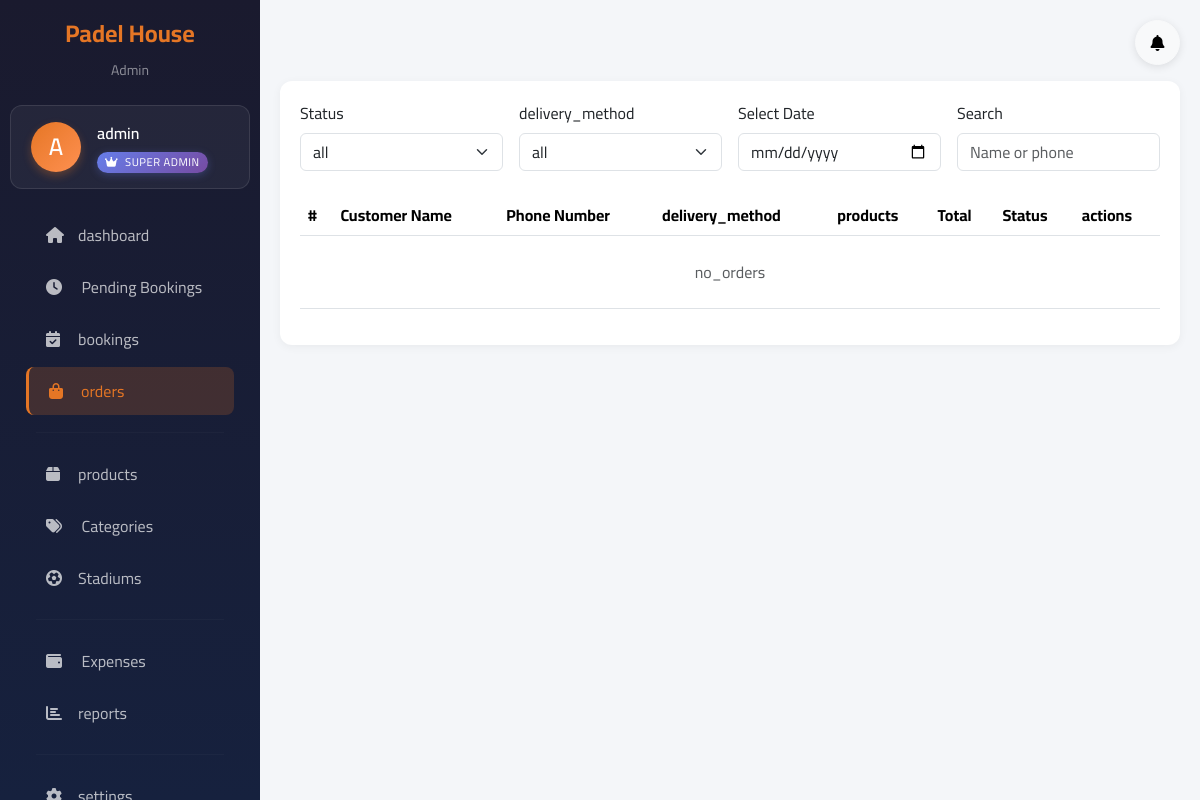
Page /admin/orders (signed in) on the committed database.
### app/models/settings.py (models this page shows, shortened)
class Settings(db.Model):
    __tablename__ = 'settings'
    id = db.Column(db.Integer, primary_key=True)
    opening_hour = db.Column(db.Integer, default=12)
    closing_hour = db.Column(db.Integer, default=4)
    price_per_hour = db.Column(db.Integer, default=40000)
    discount_percentage = db.Column(db.Integer, default=25)
    discount_amount = db.Column(db.Integer, default=10000)
    discount_start_hour = db.Column(db.Integer, default=12)
    discount_end_hour = db.Column(db.Integer, default=16)
    site_name = db.Column(db.String(100), default='Padel House')
    phone = db.Column(db.String(20))
    email = db.Column(db.String(100))
    address = db.Column(db.Text)
    facebook_url = db.Column(db.String(200))
    instagram_url = db.Column(db.String(200))
    twitter_url = db.Column(db.String(200))
    created_at = db.Column(db.DateTime, default=datetime.utcnow)
    updated_at = db.Column(db.DateTime, default=datetime.utcnow, onupdate=datetime.utcnow)

### app/models/user.py (models this page shows, shortened)
class User(db.Model, UserMixin):
    __tablename__ = 'user'
    ROLE_SUPER_ADMIN = "super_admin"
    ROLE_ADMIN = "admin"
    id = db.Column(db.Integer, primary_key=True)
    username = db.Column(db.String(80), unique=True, nullable=False, index=True)
    email = db.Column(db.String(120), unique=True, nullable=False, index=True)
    password_hash = db.Column(db.String(255), nullable=False)
    role = db.Column(db.String(20), default=ROLE_ADMIN, nullable=False)
    is_admin = db.Column(db.Boolean, default=False)
    is_active = db.Column(db.Boolean, default=True)
    can_manage_bookings = db.Column(db.Boolean, default=True)
    can_manage_products = db.Column(db.Boolean, default=True)
    can_manage_orders = db.Column(db.Boolean, default=True)
    can_manage_stadiums = db.Column(db.Boolean, default=False)
    can_manage_settings = db.Column(db.Boolean, default=False)
    can_view_reports = db.Column(db.Boolean, default=False)
    can_access_dashboard = db.Column(db.Boolean, default=False)  # ✅ NEW: Dashboard access permission
    created_at = db.Column(db.DateTime, default=datetime.utcnow)

### app/routes/admin.py (the view)
@admin_bp.route('/orders')
@login_required
def manage_orders():
    status_filter = request.args.get('status', 'all')
    query = Order.query
    if status_filter != 'all':
        query = query.filter_by(status=status_filter)
    orders = query.order_by(Order.created_at.desc()).all()
    return render_template('admin/orders.html', orders=orders, current_status=status_filter)

### app/routes/admin.py (called while the page is built)
@admin_bp.app_context_processor
def inject_pending_count():
    if current_user.is_authenticated:
        pending_bookings_count = Booking.query.filter_by(status='pending').count()
        return {'pending_bookings_count': pending_bookings_count}
    return {'pending_bookings_count': 0}

@admin_bp.app_context_processor
def inject_pending_orders_count():
    if current_user.is_authenticated:
        pending_orders_count = Order.query.filter_by(status='pending').count()
        return {'pending_orders_count': pending_orders_count}
    return {'pending_orders_count': 0}

### app/translations.py (called while the page is built)
def get_translation(key, lang='en'):
    return TRANSLATIONS.get(lang, {}).get(key, key)

### app/templates/admin/orders.html (shortened to what this page needs)
{% extends 'admin/base_admin.html' %}
{% block content %}
<div class="table-card">
    <div class="row g-3 mb-4">
        <div class="col-md-3">
            <label class="form-label">{% if current_lang == 'ku' %}دۆخ{% elif current_lang == 'ar' %}الحالة{% else %}Status{% endif %}</label>
            <select id="filter-status" class="form-select">
                <option value="">{{ t('all') }}</option>
            </select>
        </div>
        <div class="col-md-3">
            <label class="form-label">{{ t('delivery_method') }}</label>
            <select id="filter-delivery" class="form-select">
                <option value="">{{ t('all') }}</option>
            </select>
        </div>
        <div class="col-md-3">
            <label class="form-label">{{ t('select_date') }}</label>
            <input type="date" id="filter-date" class="form-control">
        </div>
        <div class="col-md-3">
            <label class="form-label">{{ t('search') }}</label>
            <input type="text" id="filter-search" class="form-control" placeholder="{% if current_lang == 'ku' %}ناو یان ژمارە{% elif current_lang == 'ar' %}الاسم أو الرقم{% else %}Name or phone{% endif %}">
        </div>
    </div>
    <div class="table-responsive">
        <table class="table table-hover">
            <thead>
                <tr>
                    <th>#</th>
                    <th>{{ t('customer_name') }}</th>
                    <th>{{ t('customer_phone') }}</th>
                    <th>{{ t('delivery_method') }}</th>
                    <th>{{ t('products') }}</th>
                    <th>{{ t('total') }}</th>
                    <th>{% if current_lang == 'ku' %}دۆخ{% elif current_lang == 'ar' %}الحالة{% else %}Status{% endif %}</th>
                    <th>{{ t('actions') }}</th>
                </tr>
            </thead>
            <tbody>
                {% if orders %}
                    {% for order in orders %}
                    <tr>
                        <td>{{ order.id }}</td>
                        <td>{{ order.customer_name }}</td>
                        <td>
                            <a href="tel:{{ order.customer_phone }}">{{ order.customer_phone }}</a>
                        </td>
                        <td>
                            {% if order.delivery_method == 'pickup' %}
                            <span class="badge bg-success">{{ t('pickup') }}</span>
                            {% else %}
                            <span class="badge bg-warning text-dark">{{ t('delivery') }}</span>
                            {% endif %}
                        </td>
                        <td>{{ order.items|length if order.items else 0 }} {% if current_lang == 'ku' %}بەرهەم{% elif current_lang == 'ar' %}منتج{% else %}items{% endif %}</td>
                        <td>{{ "{:,.0f}".format(order.total_price|default(0)) }} {{ t('iqd') }}</td>
                        <td>
                            {% if order.status == 'pending' %}
                            <span class="badge badge-pending">{{ t('pending') }}</span>
                            {% elif order.status == 'confirmed' %}
                            <span class="badge badge-confirmed">{{ t('confirmed') }}</span>
                            {% elif order.status == 'delivered' %}
                            <span class="badge badge-completed">{{ t('delivered') }}</span>
                            {% else %}
                            <span class="badge badge-cancelled">{{ t('cancelled') }}</span>
                            {% endif %}
                        </td>
                        <td>
                            <div class="btn-group btn-group-sm">
                                <button class="btn btn-outline-primary btn-view" data-id="{{ order.id }}" title="{{ t('view') }}">
                                    <i class="fas fa-eye"></i>
                                </button>
                                {% if order.status == 'pending' %}
                                <button class="btn btn-outline-success btn-confirm" data-id="{{ order.id }}" title="{{ t('confirm') }}">
                                    <i class="fas fa-check"></i>
                                </button>
                                {% elif order.status == 'confirmed' %}
                                <button class="btn btn-outline-info btn-deliver" data-id="{{ order.id }}" title="{{ t('delivered') }}">
                                    <i class="fas fa-truck"></i>
                                </button>
                                {% endif %}
                                {% if order.status not in ['delivered', 'cancelled'] %}
                                <button class="btn btn-outline-danger btn-cancel" data-id="{{ order.id }}" title="{{ t('cancel') }}">
                                    <i class="fas fa-times"></i>
                                </button>
                                {% endif %}
                            </div>
                        </td>
                    </tr>
                    {% endfor %}
                {% else %}
                <tr>
                    <td colspan="8" class="text-center py-4 text-muted">{{ t('no_orders') }}</td>
                </tr>
                {% endif %}
            </tbody>
        </table>
    </div>
</div>
{% endblock %}

### app/templates/admin/base_admin.html (shortened to what this page needs)
<!DOCTYPE html>
<html lang="{{ current_lang }}" dir="{{ 'rtl' if is_rtl else 'ltr' }}">
<head>
    {% if is_rtl %}
    <link href="https://cdn.jsdelivr.net/npm/bootstrap@5.3.2/dist/css/bootstrap.rtl.min.css" rel="stylesheet">
    {% else %}
    <link href="https://cdn.jsdelivr.net/npm/bootstrap@5.3.2/dist/css/bootstrap.min.css" rel="stylesheet">
    {% endif %}
    <link rel="stylesheet" href="https://cdnjs.cloudflare.com/ajax/libs/font-awesome/6.4.2/css/all.min.css">
</head>
<body>
<aside class="sidebar">
    <div class="text-center mb-4">
        <h4 style="color: var(--primary-color); font-weight: 700;">{{ t('site_name') }}</h4>
        <small class="text-white-50">{{ t('admin') }}</small>
    </div>
    <div class="user-profile">
        <div class="d-flex align-items-center">
            <div class="user-avatar me-3">
                {{ current_user.username[0].upper() }}
            </div>
            <div class="user-info flex-grow-1">
                <div class="user-name">{{ current_user.username }}</div>
                <div class="user-role">
                    {% if current_user.role == 'super_admin' %}
                        <span class="role-badge role-super-admin">
                            <i class="fas fa-crown me-1"></i>
                            {% if current_lang == 'ku' %}بەڕێوەبەری سەرەکی
                            {% elif current_lang == 'ar' %}مدير عام
                            {% else %}SUPER ADMIN{% endif %}
                        </span>
                    {% endif %}
                </div>
            </div>
        </div>
    </div>
    <ul class="nav flex-column px-3">
        {% if current_user.role == 'super_admin' or current_user.can_access_dashboard %}
        <li class="nav-item">
            <a href="{{ url_for('admin.dashboard') }}"
               class="nav-link {% if request.endpoint == 'admin.dashboard' %}active{% endif %}">
                <span><i class="fas fa-home me-2"></i>{{ t('dashboard') }}</span>
            </a>
        </li>
        {% endif %}
        {% if current_user.role == 'super_admin' or current_user.can_manage_bookings %}
        <li class="nav-item">
            <a href="{{ url_for('admin.pending_bookings') }}"
               class="nav-link {% if 'pending' in request.endpoint %}active{% endif %}"
               style="{% if pending_bookings_count > 0 %}background: rgba(255,193,7,0.2); border-{% if is_rtl %}right{% else %}left{% endif %}: 3px solid #ffc107;{% endif %}">
                <span>
                    <i class="fas fa-clock me-2"></i>
                    {% if current_lang == 'ku' %}حجزە هەڵپەسێردراوەکان
                    {% elif current_lang == 'ar' %}الحجوزات المعلقة
                    {% else %}Pending Bookings{% endif %}
                </span>
            </a>
        </li>
        {% endif %}
        {% if current_user.role == 'super_admin' or current_user.can_manage_bookings %}
        <li class="nav-item">
            <a href="{{ url_for('admin.manage_bookings') }}"
               class="nav-link {% if request.endpoint == 'admin.manage_bookings' %}active{% endif %}">
                <span><i class="fas fa-calendar-check me-2"></i>{{ t('bookings') }}</span>
            </a>
        </li>
        {% endif %}
        {% if current_user.role == 'super_admin' or current_user.can_manage_orders %}
        <li class="nav-item">
            <a href="{{ url_for('admin.manage_orders') }}"
               class="nav-link {% if 'order' in request.endpoint and 'orders' in request.endpoint %}active{% endif %}">
                <span><i class="fas fa-shopping-bag me-2"></i>{{ t('orders') }}</span>
            </a>
        </li>
        {% endif %}
        <hr>
        {% if current_user.role == 'super_admin' or current_user.can_manage_products %}
        <li class="nav-item">
            <a href="{{ url_for('admin.manage_products') }}"
               class="nav-link {% if 'product' in request.endpoint %}active{% endif %}">
                <span><i class="fas fa-box me-2"></i>{{ t('products') }}</span>
            </a>
        </li>
        <li class="nav-item">
            <a href="{{ url_for('admin.manage_categories') }}"
               class="nav-link {% if 'categor' in request.endpoint %}active{% endif %}">
                <span>
                    <i class="fas fa-tags me-2"></i>
                    {% if current_lang == 'ku' %}جۆرەکان
                    {% elif current_lang == 'ar' %}التصنيفات
                    {% else %}Categories{% endif %}
                </span>
            </a>
        </li>
        {% endif %}
        {% if current_user.role == 'super_admin' or current_user.can_manage_stadiums %}
        <li class="nav-item">
            <a href="{{ url_for('admin.manage_stadiums') }}"
               class="nav-link {% if 'stadium' in request.endpoint %}active{% endif %}">
                <span><i class="fas fa-futbol me-2"></i>{{ t('stadiums') }}</span>
            </a>
        </li>
        {% endif %}
        <hr>
        {% if current_user.role == 'super_admin' or current_user.can_view_reports %}
        <li class="nav-item">
            <a href="{{ url_for('admin.manage_expenses') }}"
               class="nav-link {% if 'expense' in request.endpoint %}active{% endif %}">
                <span>
                    <i class="fas fa-wallet me-2"></i>
                    {% if current_lang == 'ku' %}خەرجییەکان
                    {% elif current_lang == 'ar' %}المصاريف
                    {% else %}Expenses{% endif %}
                </span>
            </a>
        </li>
        <li class="nav-item">
            <a href="{{ url_for('admin.reports') }}"
               class="nav-link {% if 'report' in request.endpoint %}active{% endif %}">
                <span><i class="fas fa-chart-bar me-2"></i>{{ t('reports') }}</span>
            </a>
        </li>
        {% endif %}
        <hr>
        {% if current_user.role == 'super_admin' or current_user.can_manage_settings %}
        <li class="nav-item">
            <a href="{{ url_for('admin.manage_settings') }}"
               class="nav-link {% if 'setting' in request.endpoint %}active{% endif %}">
                <span><i class="fas fa-cog me-2"></i>{{ t('settings') }}</span>
            </a>
        </li>
        {% endif %}
    </ul>
</aside>
<div class="main-content">
    <div class="d-flex justify-content-end mb-3">
        <div class="dropdown notification-bell">
            <button class="btn btn-light position-relative"
                    data-bs-toggle="dropdown"
                    aria-expanded="false"
                    title="{% if current_lang == 'ku' %}ئاگادارییەکان{% elif current_lang == 'ar' %}الإشعارات{% else %}Notifications{% endif %}">
                <i class="fas fa-bell"></i>
            </button>
        </div>
    </div>
    {% block content %}{% endblock %}
</div>
</body>
</html>

### rows in the picture
Settings: site_name "Padel House"
User: username "Admin", username "A", username "admin"

### other values in the picture
{{ t('dashboard') }} "dashboard"
{{ t('bookings') }} "bookings"
{{ t('orders') }} "orders"
{{ t('products') }} "products"
{{ t('stadiums') }} "Stadiums"
{{ t('reports') }} "reports"
{{ t('delivery_method') }} "delivery_method"
{{ t('select_date') }} "Select Date"
{{ t('search') }} "Search"
{{ t('customer_name') }} "Customer Name"
{{ t('customer_phone') }} "Phone Number"
{{ t('total') }} "Total"
{{ t('actions') }} "actions"
{{ t('no_orders') }} "no_orders"
form field value "all"
